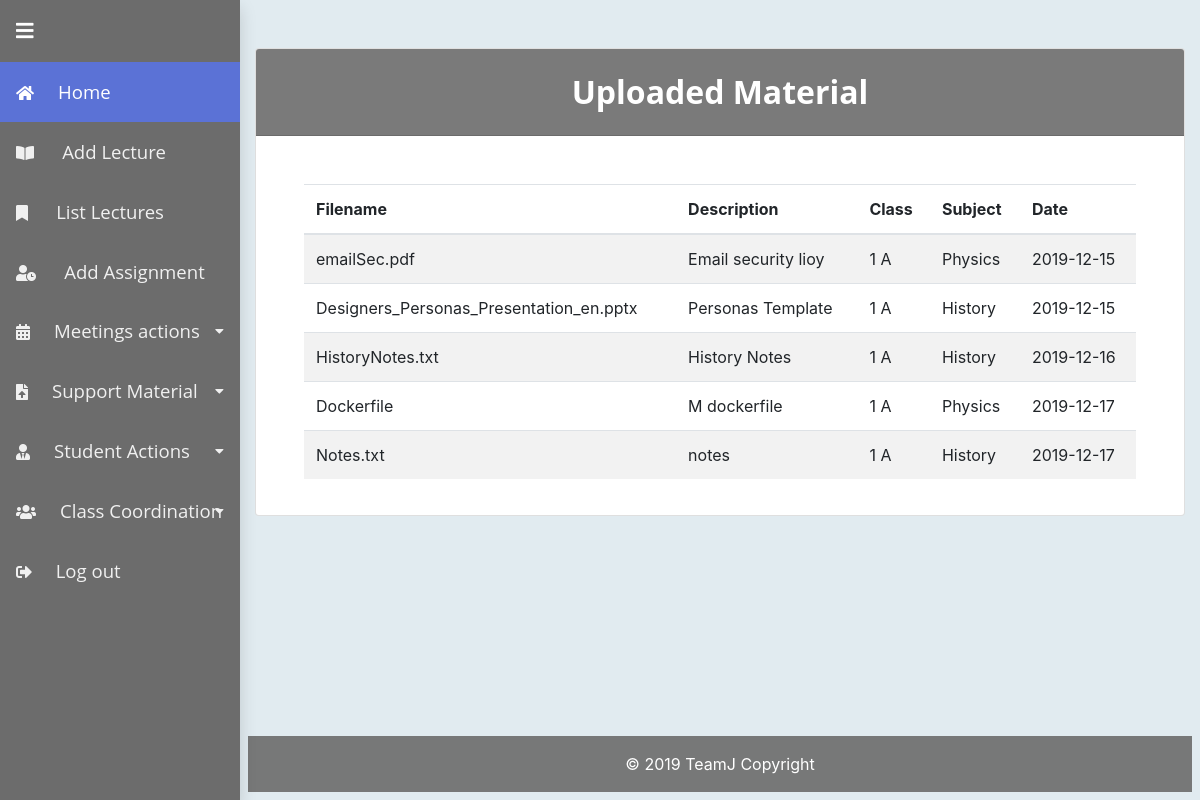
/usergroup/teacher/listMaterial.php (signed in), run on an earlier commit of the app's database.
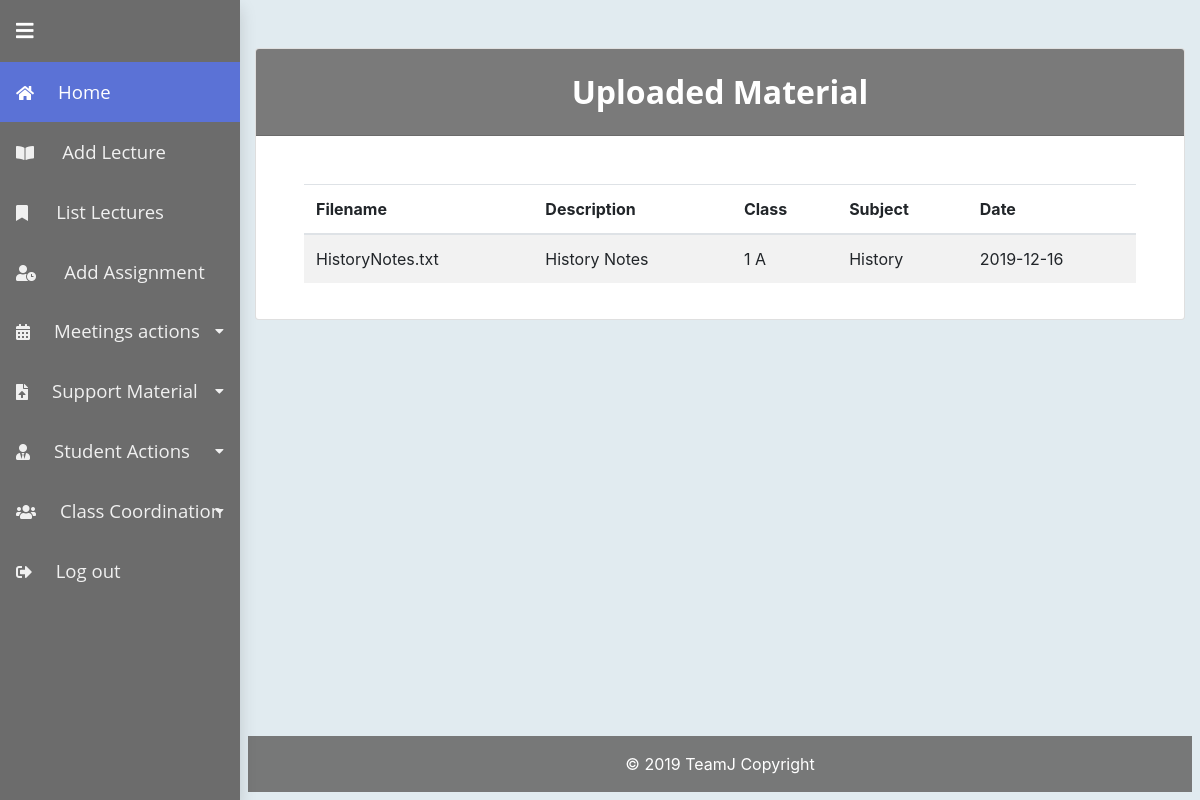
And on a later commit of the database.
### tables this page shows
CREATE TABLE `UploadedClassDocuments` (
  `ID` int(11) NOT NULL,
  `FileName` varchar(255) NOT NULL,
  `DiskFileName` varchar(255) NOT NULL,
  `SpecificClassID` int(11) NOT NULL,
  `Description` text NOT NULL,
  `Date` timestamp NOT NULL DEFAULT CURRENT_TIMESTAMP,
  `SubjectID` int(11) NOT NULL
);

CREATE TABLE `SpecificClass` (
  `ID` int(11) NOT NULL,
  `YearClassID` int(11) NOT NULL,
  `Section` varchar(5) NOT NULL,
  `UploadedPath` varchar(50) NOT NULL,
  `CoordinatorTeacherID` int(11) NOT NULL
);

CREATE TABLE `Topic` (
  `ID` int(11) NOT NULL,
  `Name` varchar(100) NOT NULL,
  `Description` text NOT NULL
);

### classes/teacher.class.php (called while the page is built, shortened)
<?php
require_once 'user.class.php';
class teacher extends user {
	public function get_uploaded_material() {
		$teacherID = $_SESSION['teacherID'];
		$uploaded = array();
		$conn = $this->connectMySQL();
		$query = "SELECT DISTINCT ucd.ID, FileName, ucd.Description,YearClassID, Section, Topic.Name, Date
			FROM UploadedClassDocuments ucd, TopicTeacherClass ttc, Topic, SpecificClass sc
			WHERE ucd.SpecificClassID=ttc.SpecificClassID
      AND ucd.SubjectID=Topic.ID
      AND ucd.SpecificClassID=sc.ID
			AND TeacherID=?;";
		$sql = $conn->prepare($query);
		$sql->bind_param('i', $teacherID);
		$sql->execute();
		$res = $sql->get_result();
		if ($res > 0) {
			while ($row = $res->fetch_assoc()) {
				array_push($uploaded, $row);
			}
		}
		return $uploaded;
	}
	public function get_coordinated_class($teacherID){
        $conn = $this->connectMySQL();
        $coordinatedClassIDs=array();
        $stmt = $conn->prepare("SELECT ID FROM SpecificClass WHERE CoordinatorTeacherID = ?;");
        $stmt->bind_param("i", $teacherID);
        if (!$stmt->execute())
            return false;
        $res = $stmt->get_result();
        if ($res > 0) {
            while ($row = $res->fetch_assoc()) {
                array_push($coordinatedClassIDs, $row);
            }
        }else{
            return false;
        }
        return $coordinatedClassIDs;
    }
}

### classes/user.class.php (called while the page is built, shortened)
<?php
class user {
	public function is_logged() {
		return isset($_SESSION['id']);
	}
}
?>

### usergroup/teacher/listMaterial.php (the view, shortened to what this page needs)
<?php
$teacher = new teacher();
$site = new csite();
$page = new cpage("");
$site->setPage($page);
$content = '<div class="card">
                <h2 class="card-header info-color white-text text-center py-4" style="background-color:rgba(108,108,108,0.9);color:white">
                    Uploaded Material
                </h2>
                <div class="card-body  px-lg-5 pt-0 mt-md-5">
                <form>
                <div class="table-responsive">
  <table class="table table-striped">
    <thead>
      <tr>
        <th scope="col">Filename</th>
        <th scope="col">Description</th>
        <th scope="col">Class</th>
        <th scope="col">Subject</th>
        <th scope="col">Date</th>
      </tr>
    </thead>
    <tbody>';
$uploadedMaterial = $teacher->get_uploaded_material();
foreach ($uploadedMaterial as $i => $row) {
	$content .= '<tr>
        <td>' . $row['FileName'] . '</td>
        <td>' . $row['Description'] . '</td>
        <td>' . $row['YearClassID'] ." ". $row['Section'] .'</td>
        <td>' . $row['Name'] . '</td>
        <td>' . date("Y-m-d", strtotime($row['Date'])) . '</td>
      </tr>';
}
$content .= '
    </tbody>
  </table>
  </div>
  </form>
  </div>';
$site->render();
?>

### classes/csite.class.php (shortened to what this page needs)
<?php
class csite{
    private $headers;
    private $footers;
    private $page;
    public function __construct(){
        $this->headers = array();
        $this->footers = array();
    }
    public function render(){
        foreach($this->headers as $header){
            $h_path = FULL_PATH."/".$header;
            include $h_path;
        }
        $this->page->render();
        foreach($this->footers as $footer){
            include FULL_PATH."/".$footer;
        }
    }
    public function addHeader($file){
        $this->headers[] = $file;
    }
    public function addFooter($file){
        $this->footers[] = $file;
    }
    public function setPage($page){
        $this->page = $page;
    }
}
?>

### header.php (shortened to what this page needs)
<?php
print '<!DOCTYPE html>
<html lang="en">
	<head>
		<meta name="viewport" content="width=device-width, initial-scale=1, shrink-to-fit=no">
		<link rel="stylesheet" href="' . PLATFORM_PATH . '/css/bootstrap.min.css">
		<link rel="stylesheet" href="https://cdnjs.cloudflare.com/ajax/libs/bootstrap-datetimepicker/3.1.3/css/bootstrap-datetimepicker.min.css">
		<meta charset="UTF-8">
		<script src="https://code.jquery.com/jquery-3.4.1.min.js"></script>
		<script src="https://cdnjs.cloudflare.com/ajax/libs/popper.js/1.14.7/umd/popper.min.js"></script>
		<script src="https://stackpath.bootstrapcdn.com/bootstrap/4.3.1/js/bootstrap.min.js"></script>
		<link rel="stylesheet" href="https://cdnjs.cloudflare.com/ajax/libs/font-awesome/4.7.0/css/font-awesome.min.css">
		<script src="https://cdnjs.cloudflare.com/ajax/libs/moment.js/2.9.0/moment-with-locales.min.js"></script>
		<script src="'.PLATFORM_PATH.'/js/calendarLib.js"></script>
		<script src="https://cdnjs.cloudflare.com/ajax/libs/bootstrap-datetimepicker/3.1.3/js/bootstrap-datetimepicker.min.js"></script>
		<link rel="stylesheet" href="' . PLATFORM_PATH . '/fonts/fontawesome-all.min.css">
		<link rel="stylesheet" href="' . PLATFORM_PATH . '/fonts/font-awesome.min.css">
		<link rel="stylesheet" href="' . PLATFORM_PATH . '/fonts/fontawesome5-overrides.min.css">
		<link rel="stylesheet" href="' . PLATFORM_PATH . '/css/timeline.css">
		<link href="' . PLATFORM_PATH . '/css/calendar_style.css" rel="stylesheet">
		<link href="' . PLATFORM_PATH . '/css/style.css" rel="stylesheet">
		<link href="' . PLATFORM_PATH . '/css/sidebar.css" rel="stylesheet">
		<title>StudentDigitalRecord System</title>
	</head>
	<body>
';
?>

### classes/cpage.class.php (shortened to what this page needs)
<?php
class cpage {
    private $content;
    public function render(){
        $hidden_menu = "";
        $user = new user();
        if (!$user->is_logged()) {
            $login_button = '<button type="button" class="btn btn-primary btn-lg p-2 m-4"><a class="nav-link text-left text-white py-1 px-0"  data-toggle="modal" href="#myModal"><i class="fas fa-sign-out-alt mx-3"></i><i class="fa fa-caret-right d-none position-absolute"></i><span class="text-nowrap mx-2">Log in</span></a></button>';
            $image = '<div class="p-2"id="indexlogo">
                                        <img src="' . PLATFORM_PATH . '/media/logopoli2.png" alt="logopoli" style="width: 100%; object-fit: contain"/>
                                </div>';
            $content = '<div>' . $image . $login_button . '</div>';
            $div_open = '
            <style> body { padding-left: 0; } </style>
            <div class="min_container mx-auto text-center" id="content">';
        } else {
            switch ($_SESSION["usergroup"]) {
                case "teacher":
                    $hidden_menu .= '		<li class="nav-item"><a class="nav-link text-left text-white py-1 px-0" href="./addLecture.php">        <i class="fas fa-book-open mx-3"></i>       <span class="text-nowrap mx-2">Add Lecture</span></a></li>';
                    $hidden_menu .= '		<li class="nav-item"><a class="nav-link text-left text-white py-1 px-0" href="./listLectures.php">      <i class="fas fa-bookmark mx-3"></i>        <span class="text-nowrap mx-2">List Lectures</span></a></li>';
                    $hidden_menu .= '		<li class="nav-item"><a class="nav-link text-left text-white py-1 px-0" href="./addAssignment.php">     <i class="fas fa-user-clock mx-3"></i>      <span class="text-nowrap mx-2">Add Assignment</span></a></li>';
                    $hidden_menu .= '		<li class="nav-item dropdown"><a class="dropdown-toggle nav-link text-left text-white py-1 px-0 position-relative" data-toggle="dropdown" aria-expanded="false" href="#"><i class="fas fa-calendar-alt mx-3"></i><span class="text-nowrap mx-2">Meetings actions</span><i class="fas fa-caret-down float-none float-lg-right fa-sm"></i></a>
								<div class="dropdown-menu border-0 animated fadeIn" role="menu">
								<a class="dropdown-item text-white" role="presentation" href="./addAvailability.php"><span>Add Meeting</span></a>
								<a class="dropdown-item text-white" role="presentation" href="./checkMeetings.php"><span>Check Meetings</span></a>';
                    $hidden_menu .= '		<li class="nav-item dropdown"><a class="dropdown-toggle nav-link text-left text-white py-1 px-0 position-relative" data-toggle="dropdown" aria-expanded="false" href="#"><i class="fas fa-file-upload mx-3"></i><span class="text-nowrap mx-2">Support Material</span><i class="fas fa-caret-down float-none float-lg-right fa-sm"></i></a>
								<div class="dropdown-menu border-0 animated fadeIn" role="menu">
								<a class="dropdown-item text-white" role="presentation" href="./listMaterial.php"><span>List Material</span></a>
								<a class="dropdown-item text-white" role="presentation" href="./uploadMaterial.php"><span>Upload Material</span></a>';
                    $hidden_menu .= '		<li class="nav-item dropdown"><a class="dropdown-toggle nav-link text-left text-white py-1 px-0 position-relative" data-toggle="dropdown" aria-expanded="false" href="#"><i class="fas fa-user-tie mx-3"></i><span class="text-nowrap mx-2">Student Actions</span><i class="fas fa-caret-down float-none float-lg-right fa-sm"></i></a>
								<div class="dropdown-menu border-0 animated fadeIn" role="menu">
								<a class="dropdown-item text-white" role="presentation" href="./insertGrades.php"><span>Assign Grades</span></a>
								<a class="dropdown-item text-white" role="presentation" href="./addAbsence.php"><span>Record Presence</span></a>
								<a class="dropdown-item text-white" role="presentation" href="./registerNote.php"><span>Register Note</span></a>';
                    $teacher=new teacher();
                    $coordinatedClassIDs=$teacher->get_coordinated_class($teacher->get_teacher_ID());
                    if($coordinatedClassIDs){
                        $hidden_menu .= '		<li class="nav-item dropdown"><a class="dropdown-toggle nav-link text-left text-white py-1 px-0 position-relative" data-toggle="dropdown" aria-expanded="false" href="#"><i class="fas fa-users mx-3"></i><span class="text-nowrap mx-2">Class Coordination</span><i class="fas fa-caret-down float-none float-lg-right fa-sm"></i></a>
								<div class="dropdown-menu border-0 animated fadeIn" role="menu">';
                        foreach ($coordinatedClassIDs as $coordinatedClassID){
                            $hidden_menu.= '<a class="dropdown-item text-white" role="presentation" href="./assignFinalGrades.php?classID='.$coordinatedClassID['ID'].'"><span>'. $teacher->get_class_stamp_by_id($coordinatedClassID['ID']).'</span></a>';
                        }
                        $hidden_menu.='</div>';
                    }
                    break;
            }
            $logout_button = ' <li class="nav-item"><a class="nav-link text-left text-white py-1 px-0"  href="' . PLATFORM_PATH . '/logout.php"><i class="fas fa-sign-out-alt mx-3"></i><i class="fa fa-caret-right d-none position-absolute"></i><span class="text-nowrap mx-2">Log out</span></a></li>';
            $sidebar = '<ul class="nav flex-column shadow d-flex sidebar mobile-hid" id="sidebar">
                            <li class="nav-item logo-holder">
                                <a class="text-white float-left m-3" id="sidebarToggleHolder" href="#">
                                        <i class="fas fa-bars" id="sidebarToggle"></i>
                                </a>
                                <!--
                                <div class="text-center text-white logo p-4">
                                    <a class="text-white text-decoration-none p-2" id="title" href="#">
                                        <img id="sidebarlogo" src="' . PLATFORM_PATH . '/media/logopoli2.png" alt="logopoli" style="width: 100%; object-fit: contain"/>
                                    </a>
                                </div>
                                -->
                            </li>
                            ' .
                            '<li class="nav-item"><a class="nav-link active text-left text-white py-1 px-0" href="./index.php"><i class="fas fa-home mx-3"></i><span class="text-nowrap mx-2">Home</span></a></li>' .
                            $hidden_menu .
                            $logout_button .
                        '</ul> ';
            $content = $sidebar;
            $div_open = "<div class='container min_container mb-5' id='content'>";
        }
        echo $div_open;
        echo $content;
        echo $this->content;
        echo "</div>";
        echo "</div>";
    }
    public function setContent($content){
        $this->content = $content;
    }
}
?>

### footer.php (shortened to what this page needs)
<footer class="footer font-small text-white ml-2 mr-2 mb-2">
    <div class="footer-copyright text-center py-3">© 2019 TeamJ Copyright</div>
</footer>
</body>
</html>

### css/timeline.css (style rules this page uses)
*, *:after, *:before { -webkit-box-sizing: border-box; -moz-box-sizing: border-box; box-sizing: border-box; }
a { color: #acb7c0; text-decoration: none; font-family: "Open Sans", sans-serif; }
h1, h2 { font-family: "Open Sans", sans-serif; font-weight: bold; }

### css/calendar_style.css (style rules this page uses)
*, *:before, *:after { -moz-box-sizing: border-box; -webkit-box-sizing: border-box; box-sizing: border-box; }

### css/style.css (style rules this page uses)
html { height: 100%; }
body { background-color: rgb(225, 235, 240); display: flex; flex-direction: column; height: 100%; }
.table td, .table th { vertical-align: middle; }
.min_container { flex: 1 0 auto; }
.footer { flex-shrink: 0; background-color: rgba(108,108,108,0.9); margin-top: 25px; }
#sidebar { position: fixed; overflow-y: auto; height: 100%; }

### css/sidebar.css (style rules this page uses)
body { position: relative; }
@media (min-width: 992px) { body { padding-left: 15rem; } }
.sidebar { max-width: 15rem !important; width: 100%; min-height: 100vh; background-color: #6c6c6c; position: absolute; top: 0; left: 0; z-index: 1; }
.sidebar .nav-link:hover, .sidebar .nav-link.active { background-color: #5b72d6; opacity: 1; }
.sidebar .nav-link span { font-size: 1.16rem; }
.sidebar .dropdown-toggle:after { display: none; }
.sidebar .dropdown-menu { position: relative !important; padding: 0; margin: 0; width: 100%; overflow: hidden; transform: unset !important; top: unset !important; left: unset !important; min-width: unset !important; background-color: #3a51b5; border-radius: 0 !important; }
.sidebar .nav-link { padding-top: 1rem !important; padding-bottom: 1rem !important; font-size: 1rem; position: relative; opacity: 0.9; }
.sidebar .fas.fa-caret-down.float-none.float-lg-right.fa-sm { position: absolute; top: 50%; right: 5%; transform: translate(-50%, -50%); }
.sidebar #sidebarToggleHolder { font-size: 20px !important; margin: 7px 5px; }

What changed in the data, as far as the page shows it:
removed uploadedclassdocuments: FileName "emailSec.pdf", Description "Email security lioy", SpecificClassID.YearClassID "1", SpecificClassID.Section "A", topic.Name "Physics", Date "2019-12-15"
removed uploadedclassdocuments: FileName "Designers_Personas_Presentation_en.pptx", Description "Personas Template", SpecificClassID.YearClassID "1", SpecificClassID.Section "A", topic.Name "History", Date "2019-12-15"
removed uploadedclassdocuments: FileName "Dockerfile", Description "M dockerfile", SpecificClassID.YearClassID "1", SpecificClassID.Section "A", topic.Name "Physics", Date "2019-12-17"
no longer on this page (row edited): uploadedclassdocuments: FileName "Notes.txt", Description "notes", SpecificClassID.YearClassID "1", SpecificClassID.Section "A", topic.Name "History", Date "2019-12-17"
